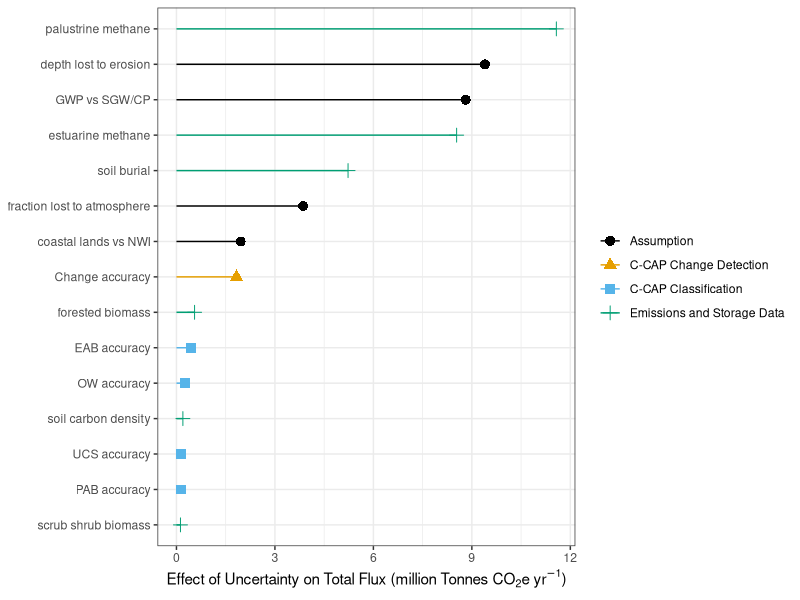
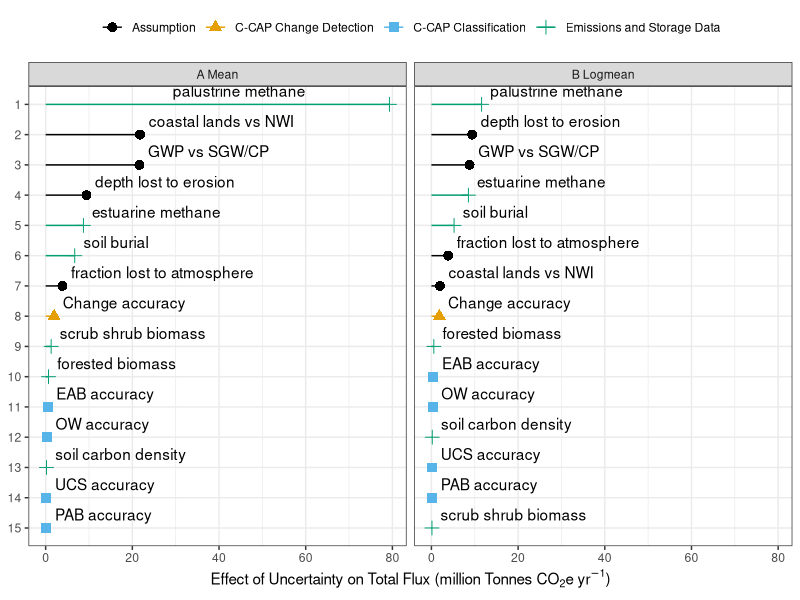

Generate these figures, in order, with R:
library(tidyverse)
library(gridExtra)

# The palette with grey:
cbPalette <- c("#999999", "#E69F00", "#56B4E9", "#009E73", "#F0E442", "#0072B2", "#D55E00", "#CC79A7")

# The palette with black:
cbbPalette <- c("#000000", "#E69F00", "#56B4E9", "#009E73", "#F0E442", "#0072B2", "#D55E00", "#CC79A7")

sensitivityAnalysisDF_regional <- read_csv("data/outputTables/sensitivityAnalysisResults/regional/sensitivityAnalysisResults.csv")
sensitivityAnalysisDF_regional <- mutate(sensitivityAnalysisDF_regional, effectMillionTonnesCO2PerYear = effectMillionTonnesCO2/5)
sensitivityAnalysisDF_regional_top15 <- sensitivityAnalysisDF_regional[1:15,]
sensitivityAnalysisDF_regional_top15 <- sensitivityAnalysisDF_regional_top15 %>%
  mutate(rank = rev(1:nrow(sensitivityAnalysisDF_regional_top15)))


sensitivityAnalysisDF_national <- read_csv("data/outputTables/sensitivityAnalysisResults/national/sensitivityAnalysisResults.csv")
sensitivityAnalysisDF_national <- mutate(sensitivityAnalysisDF_national, effectMillionTonnesCO2PerYear = effectMillionTonnesCO2/5)
sensitivityAnalysisDF_national_top15 <- sensitivityAnalysisDF_national[1:15,]
sensitivityAnalysisDF_national_top15 <- sensitivityAnalysisDF_national_top15 %>%
  mutate(rank = rev(1:nrow(sensitivityAnalysisDF_national_top15)))

sensitivityAnalysisPlot_top15_regional <- ggplot(sensitivityAnalysisDF_regional_top15, aes(x=rank, y=effectMillionTonnesCO2PerYear)) +
  geom_point(stat="identity", size=3, aes(color = type, pch = type)) + 
  geom_segment(aes(y=effectMillionTonnesCO2PerYear, 
                   yend=0, 
                   x=rank, 
                   xend=rank, color=type)) + 
  xlab(NULL) +
  ylab(expression(paste("Effect of Uncertainty on Total Flux (million Tonnes CO"[2], "e yr"^-1, ")", sep=""))) +
  scale_x_discrete(limits = rev(sensitivityAnalysisDF_regional_top15$parameter)) +
  coord_flip() +
  theme_bw() +
  scale_colour_manual(values=cbbPalette) +
  theme(legend.title=element_blank())
(sensitivityAnalysisPlot_top15_regional)


sensitivityAnalysisDF_national_top15_combine <- mutate(sensitivityAnalysisDF_national_top15,
                                                       scaleOfAnalysis = "A Mean")
sensitivityAnalysisDF_regional_top15_combine <- mutate(sensitivityAnalysisDF_regional_top15,
                                                       scaleOfAnalysis = "B Logmean")
sensitivityAnalysisDF_regional_top15_combo <- rbind(sensitivityAnalysisDF_national_top15_combine,
                                                    sensitivityAnalysisDF_regional_top15_combine)

sensitivityAnalysisPlot_top15_combo <- ggplot(sensitivityAnalysisDF_regional_top15_combo, aes(x=rank, y=effectMillionTonnesCO2PerYear)) +
  geom_point(stat="identity", size=3, aes(color = type, pch = type)) + 
  facet_wrap(~scaleOfAnalysis) +
  geom_segment(aes(y=effectMillionTonnesCO2PerYear, 
                   yend=0, 
                   x=rank, 
                   xend=rank, color=type)) +
  xlab(NULL) +
  ylab(expression(paste("Effect of Uncertainty on Total Flux (million Tonnes CO"[2], "e yr"^-1, ")", sep=""))) +
  scale_x_discrete(limits = rev(as.character(1:15))) +
  geom_text(aes(label=sensitivityAnalysisDF_regional_top15_combo$parameter), nudge_x=.25, nudge_y = c(-50, rep(2,29)), 
            vjust = 0, hjust=0) +
  coord_flip() +
  theme_bw() +
  scale_colour_manual(values=cbbPalette) +
  theme(legend.title=element_blank()) +
  theme(legend.position = "top")
(sensitivityAnalysisPlot_top15_combo)
